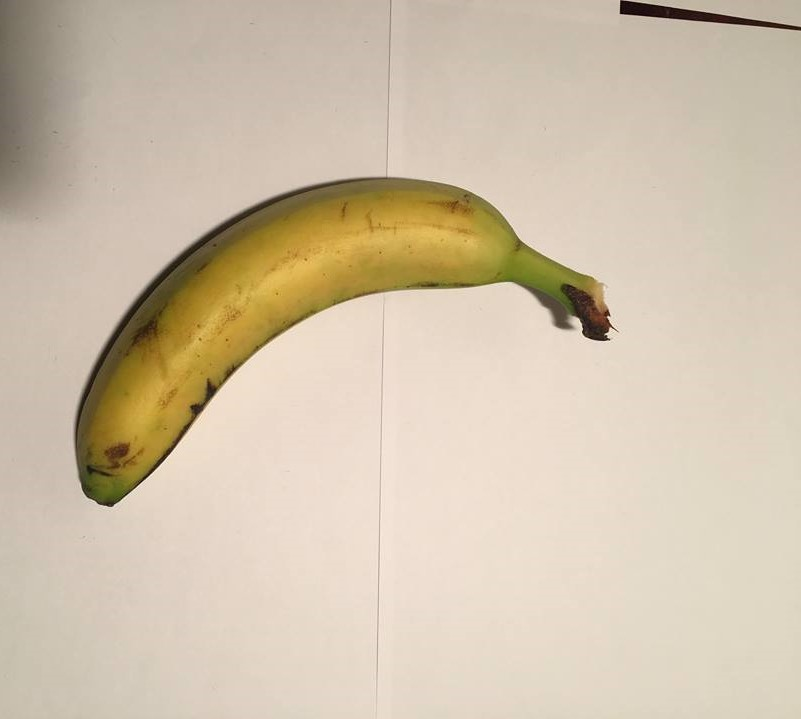
#> input picture images/banana11.jpg, 801 x 719 px
$ python -i extract_dimensions.py   (imports and definitions only)   (older library calls are emulated)
#> lines starting #> are read from the running program, lines starting #| are printed output that depends on the picture; after the words box and inside, x2 and y2 are one past the last pixel; in counts of white or black regions, pixels touching at a corner belong together
#> further down, picture is the input picture: shape (719, 801, 3); mean B, G, R 172, 193.8, 208.6
import cv2
import numpy as np

def extract_dimensions_threshold(img):
    #converting image to graysclae to find threshold
    gray = cv2.cvtColor(img, cv2.COLOR_BGR2GRAY)
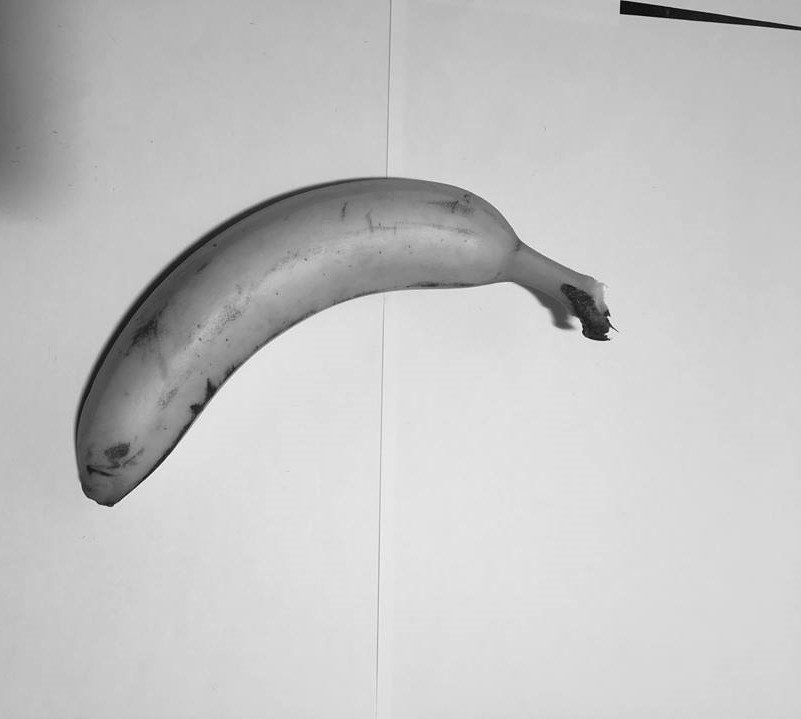
#> gray: shape (719, 801); min 3, max 251, mean 195.7
    gray = cv2.bilateralFilter(gray, 11, 17, 17)
    thresh = cv2.adaptiveThreshold(gray, 50, cv2.ADAPTIVE_THRESH_MEAN_C, cv2.THRESH_BINARY_INV, 11, 2)
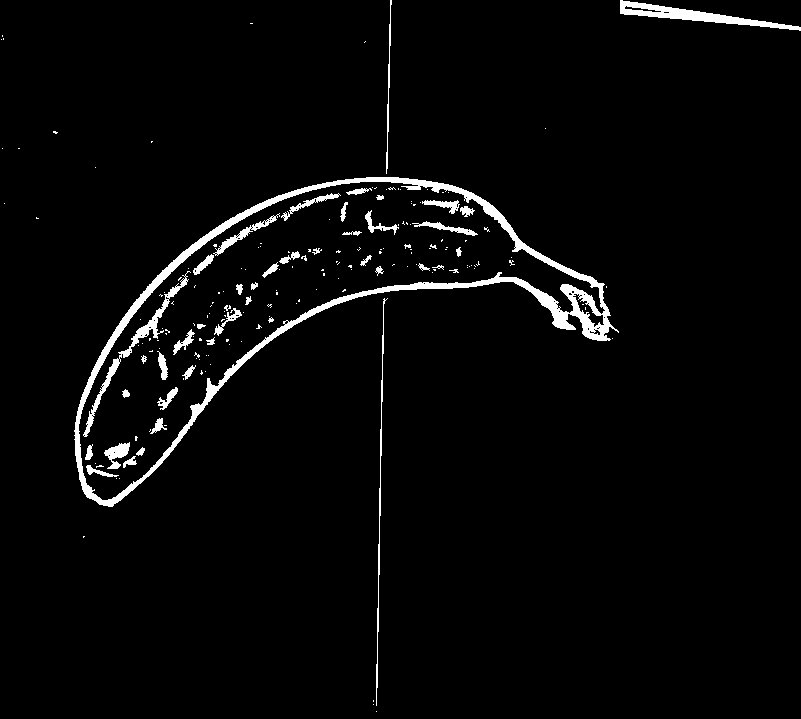
#> thresh: shape (719, 801); values 0 (black) and 50 (white), 3.1% white; 188 white regions (142 under 20 px)

    _, cnts, _  = cv2.findContours(thresh, cv2.RETR_EXTERNAL, cv2.CHAIN_APPROX_SIMPLE)
#> cnts = 23 contours, 19 with area under 20; largest, box (x1, y1, x2, y2) and area: (74, 177, 619, 507) 63464, (620, 0, 801, 31) 1417, (376, 298, 388, 706) 180, (386, 0, 392, 174) 96

    # with each contour, draw boundingRect in green
    # a minAreaRect in blue
    minAreaRect = []
    boxes = []

    for i,c in enumerate(cnts):
        # get the bounding rect
        x, y, w, h = cv2.boundingRect(c)

        # get the min area rect
        rect = cv2.minAreaRect(c)
        box = cv2.boxPoints(rect)
        # convert all coordinates floating point values to int
        box = np.int0(box)
        minAreaRect = box
        boxes.append((i,box,w,h))
#> this loop made 23 passes
#> (x, y, w, h, rect, minAreaRect) on passes 1, 2, 3, 5, 6, 7: (376, 711, 1, 1, ((376, 711), (0, 0), -90), [[376, 711], [376, 711], [376, 711], [376, 711]]), (373, 704, 1, 1, ((373, 704), (0, 0), -90), [[373, 704], [373, 704], [373, 704], [373, 704]]), (373, 700, 1, 2, ((373, 700.5), (1, 0), -90), [[373, 701], [373, 701], [373, 700], [373, 700]]), (612, 338, 1, 1, ((612, 338), (0, 0), -90), [[612, 338], [612, 338], [612, 338], [612, 338]]), (376, 298, 12, 408, ((379.7, 501.5), (407.1, 4.05), -88.53), [[376, 705], [372, 704], [382, 297], [387, 298]]), (606, 286, 1, 2, ((606, 286.5), (1, 0), -90), [[606, 287], [606, 287], [606, 286], [606, 286]])
#> (c, x, y, w, h, rect, minAreaRect) on passes 4, 8, 14: ([[83, 536], [83, 537], [84, 536]], 83, 536, 2, 2, ((83.25, 536.2), (1.41, 0.707), -45), [[82, 537], [82, 536], [83, 535], [83, 536]]), ([[36, 217], [36, 218], [38, 218], [37, 218]], 36, 217, 3, 2, ((36.8, 217.9), (0.894, 2.24), -63.43), [[37, 218], [35, 217], [35, 217], [37, 218]]), ([[151, 141], [151, 142], [152, 141]], 151, 141, 2, 2, ((151.3, 141.3), (1.41, 0.707), -45), [[151, 142], [150, 141], [151, 140], [152, 141]])
#> after the loop, boxes = 23 items

    #order all the contours by area from biggest to smallest
    boxes.sort(key=lambda x: x[2]*x[3], reverse=True)

    #now we want to select the second biggest box (since the biggest one is the contour of the whole image)
    minAreaRectangle = boxes[0][1]
#> minAreaRectangle = [[90, 513], [13, 283], [544, 105], [621, 335]]

    #show that this is the contour we want
    cv2.drawContours(img, [minAreaRectangle], 0, (255, 0, 0), 6)
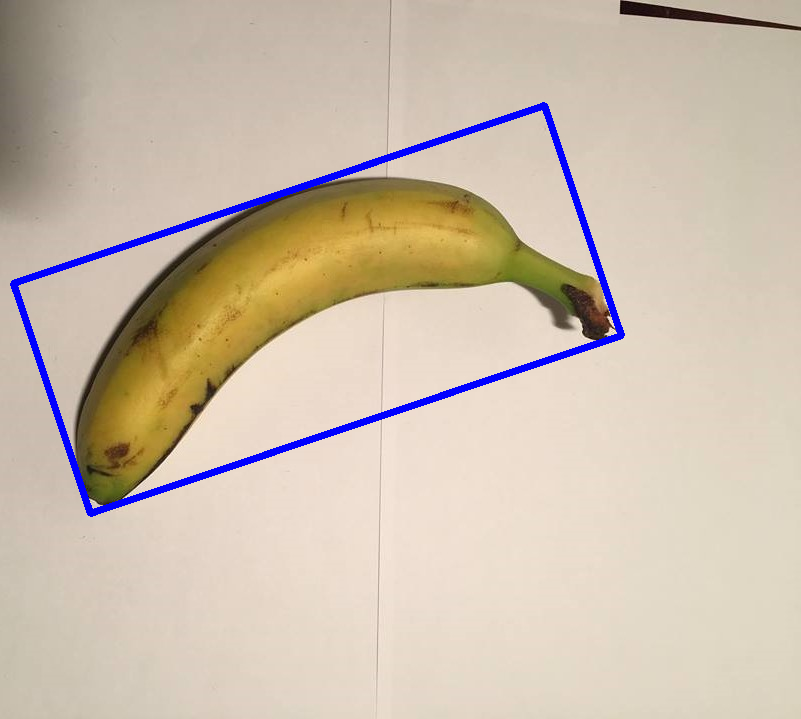
#> img: shape (719, 801, 3); 1.94% of pixels changed, all inside (x1, y1, x2, y2) = (10, 102, 625, 517)

    #get x and y points and width/height of the countour we selected
    x,y,w,h = cv2.boundingRect(minAreaRectangle)
#> x = 13; y = 105; w = 609; h = 409

    if w > h:
        temp = w
#> temp = 609
        w = h
#> w = 409
        h = temp
#> h = 609

    return [w, h]

>>> import cv2
>>> picture = cv2.imread('../images/banana11.jpg')
>>> result = extract_dimensions_threshold(picture)
#> result = [409, 609]

$ run again, on images/banana13.jpg
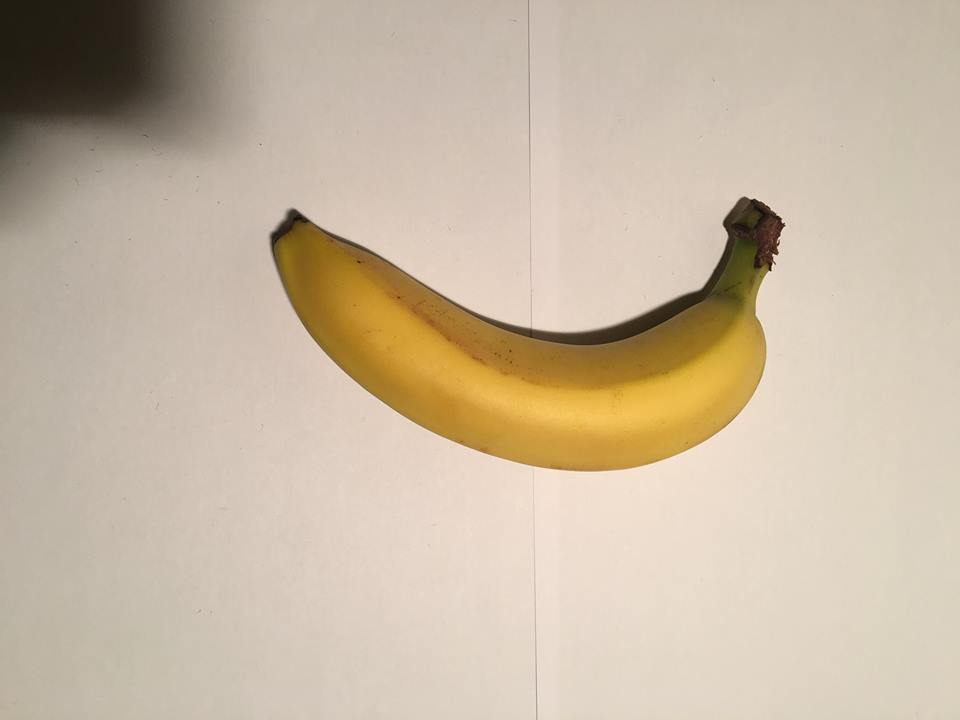
#> input picture images/banana13.jpg, 960 x 720 px
#> picture is the input picture: shape (720, 960, 3); mean B, G, R 163.9, 184.9, 200.7
#> in extract_dimensions_threshold, `thresh = cv2.adaptiveThreshold(gray, 50, cv2.ADAPTIVE_THRESH_MEAN_C, c..`:
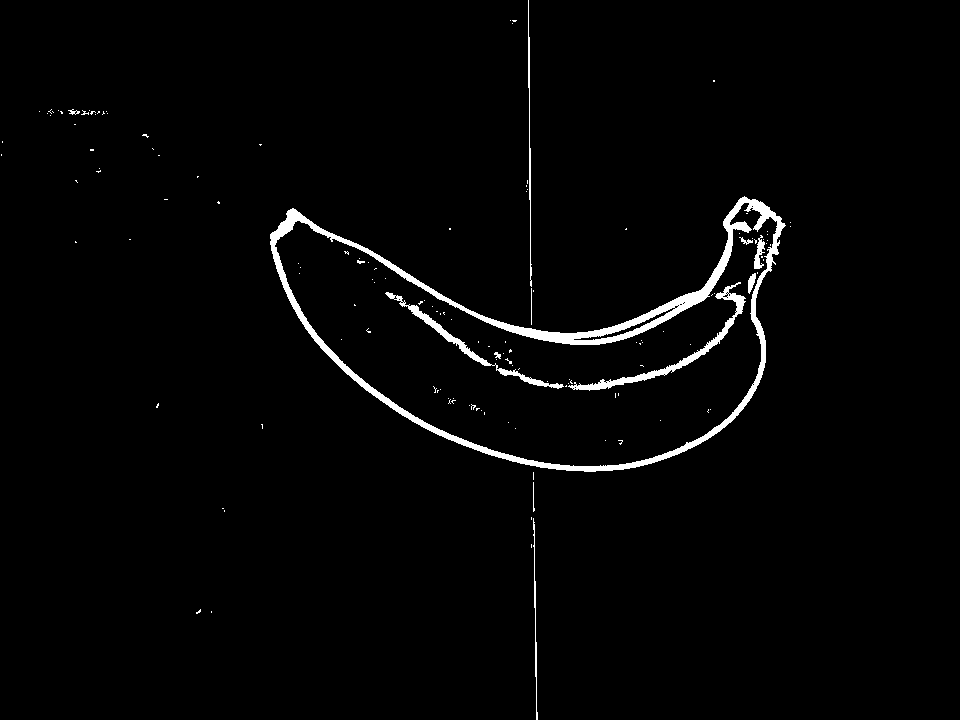
#> thresh: shape (720, 960); values 0 (black) and 50 (white), 2% white; 143 white regions (130 under 20 px)
#> cnts = 59 contours, 55 with area under 20; largest, box (x1, y1, x2, y2) and area: (270, 196, 786, 472) 70267, (528, 0, 532, 287) 118, (533, 518, 538, 720) 80, (68, 109, 80, 115) 22
#> the loop in extract_dimensions_threshold, `for i,c in enumerate(cnts):` made 59 passes
#> (x, y, w, h, rect, minAreaRect) on passes 1 to 4: (211, 611, 1, 2, ((211, 611.5), (1, 0), -90), [[211, 612], [211, 612], [211, 611], [211, 611]]), (196, 609, 5, 5, ((198.3, 611.4), (5.6, 1.8), -36.87), [[196, 613], [195, 612], [200, 609], [201, 610]]), (531, 544, 1, 4, ((531, 545.5), (3, 0), -90), [[531, 547], [531, 547], [531, 544], [531, 544]]), (533, 518, 5, 202, ((534.9, 618.5), (1.52, 201), -0.881), [[535, 719], [532, 518], [534, 517], [537, 718]])
#> after the loop in extract_dimensions_threshold, `for i,c in enumerate(cnts):`: boxes = 59 items
#> minAreaRectangle = [[276, 479], [269, 208], [784, 194], [791, 465]]
#> in extract_dimensions_threshold, `cv2.drawContours(img, [minAreaRectangle], 0, (255, 0, 0), 6)`:
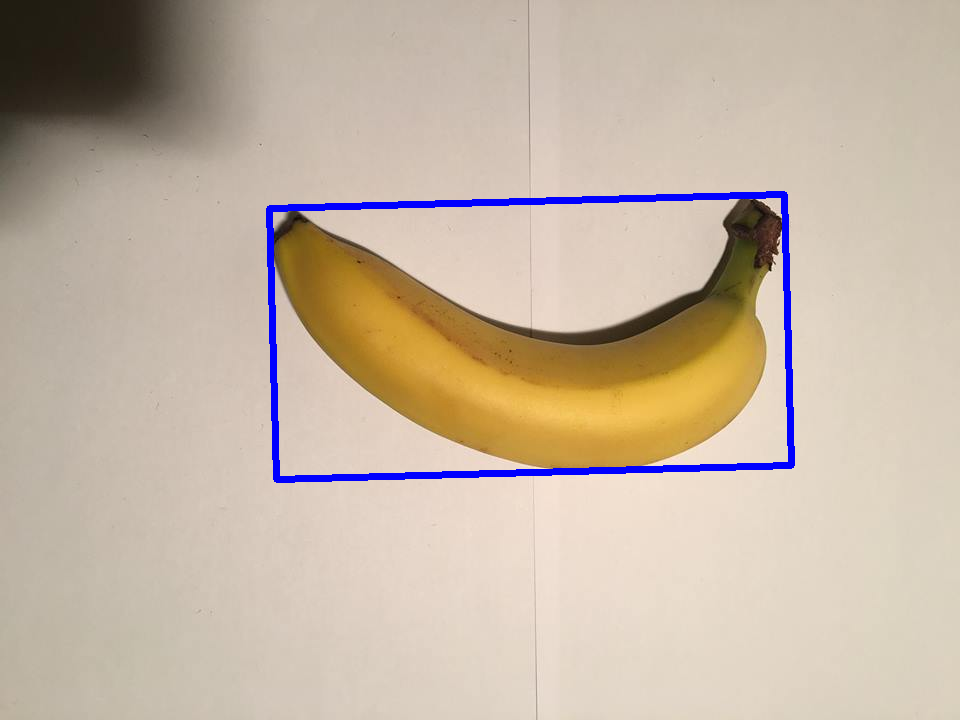
#> img: shape (720, 960, 3); 1.59% of pixels changed, all inside (x1, y1, x2, y2) = (266, 191, 795, 483)
#> in extract_dimensions_threshold, `x,y,w,h = cv2.boundingRect(minAreaRectangle)`: x = 269; y = 194; w = 523; h = 286
#> temp = 523
#> in extract_dimensions_threshold, `w = h`: w = 286
#> in extract_dimensions_threshold, `h = temp`: h = 523
#> result = [286, 523]
